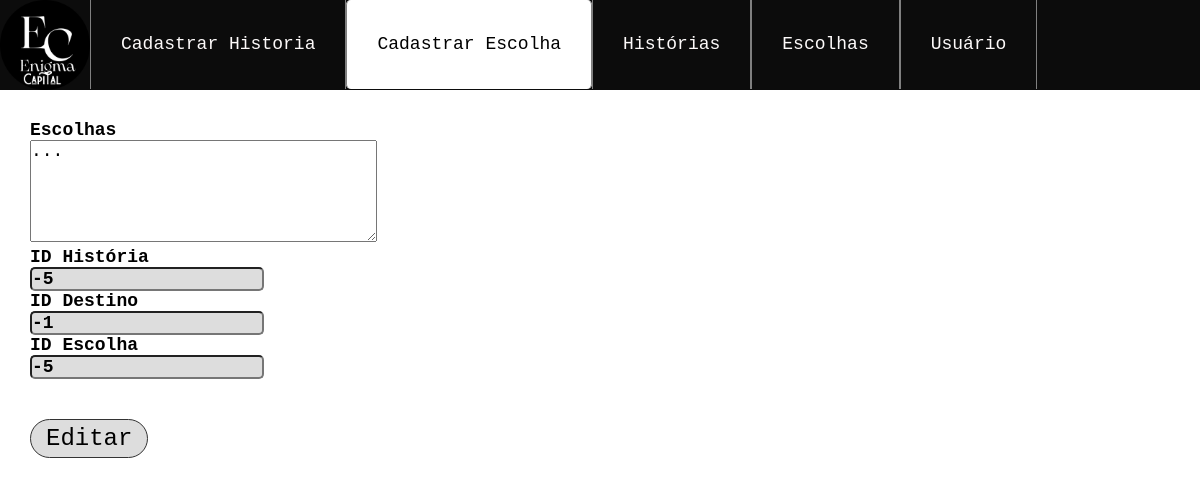
The app's page /crud/editarE.php?id_escolha=-5&lang=1 with its own data.
### tables this page shows
CREATE TABLE IF NOT EXISTS `escolhas` (
  `id_escolha` int NOT NULL,
  `id_usuario` int NOT NULL,
  `escolha` varchar(255) NOT NULL,
  `id_destino` int NOT NULL,
  `id_historia` int NOT NULL,
  PRIMARY KEY (`id_escolha`),
  KEY `fk_historia` (`id_historia`),
  KEY `id_usuario` (`id_usuario`) USING BTREE
);

### crud/editarE.php (the view, shortened to what this page needs)
<?php
include("../conecta.php");
$id = $_GET['id_escolha'];
$lang = $_GET['lang'];
if($lang == '1'){
    $sql = "SELECT * FROM escolhas WHERE id_escolha=$id";
    }else{
        $sql = "SELECT * FROM escolhasen WHERE id_escolha=$id";
    }
$resultado = mysqli_query($conexao, $sql);
$dados = mysqli_fetch_assoc($resultado);
?>
<!DOCTYPE html>
<html lang="pt-br">
<link rel="stylesheet" href="../css/navbar.css">
<link rel="stylesheet" href="../css/form.css">
<head>
</head>
<body>
    <?php require_once "navbar.php"; ?>
    <form action="editarEscolhas.php" method="POST" enctype="multipart/form-data">
        <div class="form">
            Escolhas <br><textarea name="escolha" rows="5" cols="30" required><?php echo $dados['escolha']; ?></textarea><br>
            ID História<br><input type="text" name="id_escolha" value="<?php echo $dados['id_historia']; ?>"><br>
            ID Destino<br><input type="text" name="id_escolha" value="<?php echo $dados['id_destino']; ?>"><br>
            ID Escolha<br><input type="text" name="id_escolha" value="<?php echo $dados['id_escolha']; ?>"><br>
        </div>
        <br> <br> <input type="submit" value="Editar">
    </form>
</body>
</html>

### css/navbar.css (style rules this page uses)
* { margin: 0; padding: 0; box-sizing: border-box; font-family: Mono, monospace; }
input, label { margin: 0rem 10; }

### css/form.css (style rules this page uses)
* { font-size: large; }
form { color: black; font-weight: bolder; margin: 30px; }
.form input { background-color: #dddddd; border-radius: 5px; color: black; font-size: large; font-weight: bold; }
input[type="submit"] { padding: 5px 15px; font-size: 24px; background-color: #dddddd; border: 1px solid #333; border-radius: 50px; cursor: pointer; color: black; }

### records on screen
escolhas: escolha "...", id_escolha "-5", id_escolha "-1"
